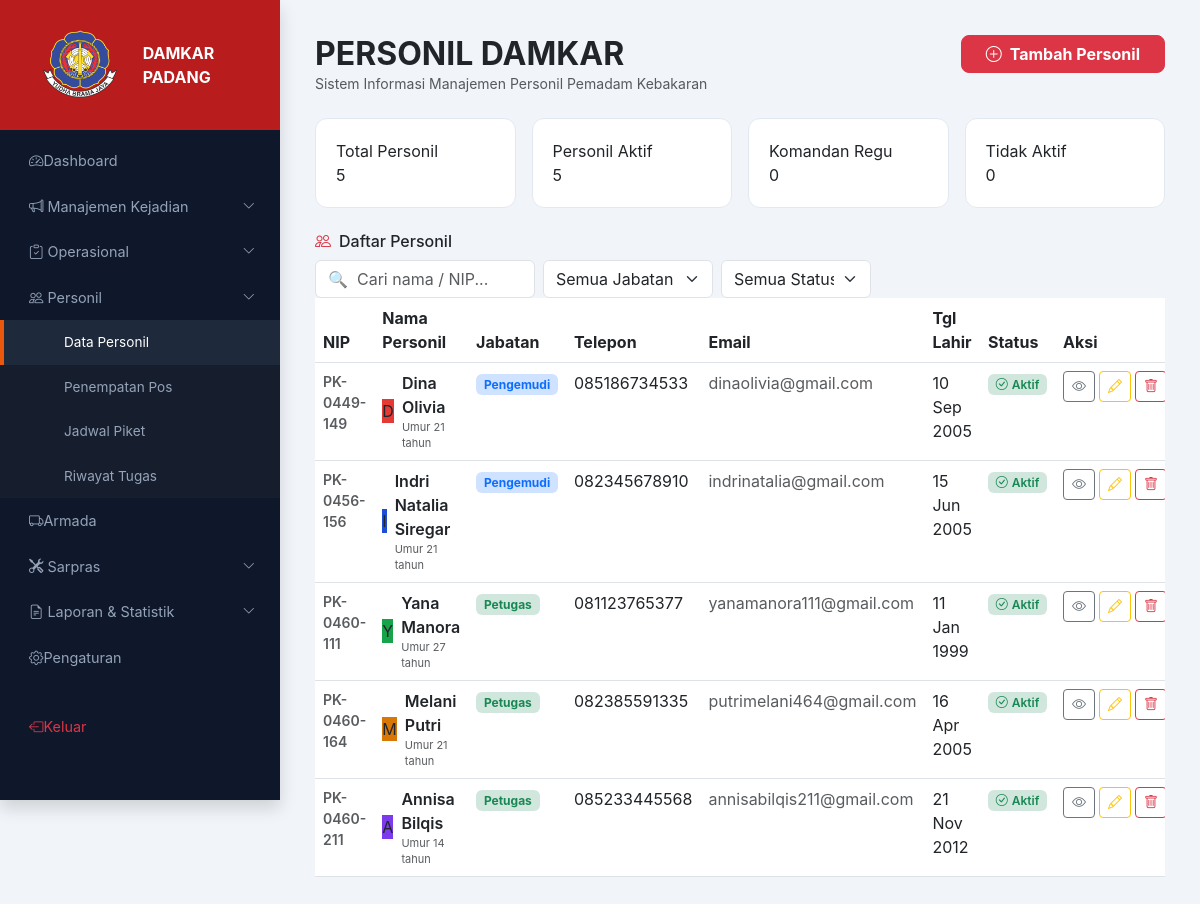
The app's page /pages/melani/personil.php with its own data.
### tables this page shows
CREATE TABLE `tbl_daftar` (
  `id` int NOT NULL,
  `nip` varchar(20) NOT NULL,
  `nama_personil` varchar(100) NOT NULL,
  `jabatan` varchar(50) NOT NULL,
  `telepon` varchar(20) NOT NULL,
  `email` varchar(50) NOT NULL,
  `tanggal_lahir` date NOT NULL,
  `status` varchar(20) NOT NULL
);

### pages/melani/personil.php (the view, shortened to what this page needs)
<?php
include '../../config/koneksi.php';
?>
<!DOCTYPE html>
<html lang="id">
<head>
    <link href="https://cdn.jsdelivr.net/npm/bootstrap@5.3.0/dist/css/bootstrap.min.css" rel="stylesheet">
    <link rel="stylesheet" href="https://cdn.jsdelivr.net/npm/bootstrap-icons@1.11.0/font/bootstrap-icons.css">
    <link rel="stylesheet" href="../../assets/css/style.css">
</head>
<body>
    <div id="sidebar" class="shadow">
        <div class="sidebar-header">
            <img src="/MAGANG/Magang_Damkar/assets/img/logo_damkar.png" alt="Logo" width="140" height="80">
            <span class="fw-bold ms-2">DAMKAR PADANG</span>
        </div>
        <div class="sidebar-content">
            <div class="nav flex-column mt-2">
                <a href="../../index.php"><i class="bi bi-speedometer2"></i> Dashboard</a>
                <a href="#menuManajemenKejadian" data-bs-toggle="collapse" class="d-flex justify-content-between align-items-center">
                    <span><i class="bi bi-megaphone"></i> Manajemen Kejadian</span>
                    <i class="bi bi-chevron-down small"></i>
                </a>
                <a href="#menuOperasional" data-bs-toggle="collapse" class="d-flex justify-content-between align-items-center">
                    <span><i class="bi bi-clipboard-check"></i> Operasional</span>
                    <i class="bi bi-chevron-down small"></i>
                </a>
                <a href="#menuPersonil" data-bs-toggle="collapse" class="d-flex justify-content-between align-items-center">
                    <span><i class="bi bi-people"></i> Personil</span>
                    <i class="bi bi-chevron-down small"></i>
                </a>
                <div class="collapse sub-menu show" id="menuPersonil">
                    <a href="personil.php" class="active">Data Personil</a>
                    <a href="penempatan_pos.php">Penempatan Pos</a>
                    <a href="jadwal_piket.php">Jadwal Piket</a>
                    <a href="riwayat_tugas.php">Riwayat Tugas</a>
                </div>
                <a href="../armada.php"><i class="bi bi-truck"></i> Armada</a>
                <a href="#menuSarpras" data-bs-toggle="collapse" class="d-flex justify-content-between align-items-center">
                    <span><i class="bi bi-tools"></i> Sarpras</span>
                    <i class="bi bi-chevron-down small"></i>
                </a>
               <a href="#menuLaporan" data-bs-toggle="collapse" class="d-flex justify-content-between align-items-center">
                    <span><i class="bi bi-file-earmark-text"></i> Laporan & Statistik</span>
                    <i class="bi bi-chevron-down small"></i>
                </a>
                <a href="../pengaturan.php"><i class="bi bi-gear"></i> Pengaturan</a>
                <a href="../../logout.php" class="mt-4 text-danger"><i class="bi bi-box-arrow-left"></i> Keluar</a>
            </div>
        </div>
    </div>
    <div id="main-content">
        <div class="d-flex justify-content-between align-items-start mb-4">
            <div>
                <h2 class="fw-bold m-0 text-uppercase">PERSONIL DAMKAR</h2>
                <div class="text-muted small">Sistem Informasi Manajemen Personil Pemadam Kebakaran</div>
            </div>
            <button class="btn btn-danger fw-bold px-4 rounded-3" data-bs-toggle="modal" data-bs-target="#modalTambah">
                <i class="bi bi-plus-circle me-2"></i>Tambah Personil
            </button>
        </div>
        <div class="row g-3 mb-4">
            <div class="col-md-3 col-6">
                <div class="stat-card">
                    <div class="stat-label">Total Personil</div>
                    <div class="stat-value">
                        <?php
                        $r = mysqli_query($conn, "SELECT COUNT(*) as c FROM tbl_daftar");
                        echo ($r ? mysqli_fetch_assoc($r)['c'] : 0);
                        ?>
                    </div>
                </div>
            </div>
            <div class="col-md-3 col-6">
                <div class="stat-card">
                    <div class="stat-label">Personil Aktif</div>
                    <div class="stat-value">
                        <?php
                        $r = mysqli_query($conn, "SELECT COUNT(*) as c FROM tbl_daftar WHERE status='Aktif'");
                        echo ($r ? mysqli_fetch_assoc($r)['c'] : 0);
                        ?>
                    </div>
                </div>
            </div>
            <div class="col-md-3 col-6">
                <div class="stat-card">
                    <div class="stat-label">Komandan Regu</div>
                    <div class="stat-value">
                        <?php
                        $r = mysqli_query($conn, "SELECT COUNT(*) as c FROM tbl_daftar WHERE jabatan='Komandan Regu'");
                        echo ($r ? mysqli_fetch_assoc($r)['c'] : 0);
                        ?>
                    </div>
                </div>
            </div>
            <div class="col-md-3 col-6">
                <div class="stat-card">
                    <div class="stat-label">Tidak Aktif</div>
                    <div class="stat-value">
                        <?php
                        $r = mysqli_query($conn, "SELECT COUNT(*) as c FROM tbl_daftar WHERE status='Tidak Aktif'");
                        echo ($r ? mysqli_fetch_assoc($r)['c'] : 0);
                        ?>
                    </div>
                </div>
            </div>
        </div>
        <div class="main-card">
            <div class="main-card-header">
                <h6><i class="bi bi-people me-2 text-danger"></i>Daftar Personil</h6>
                <div class="d-flex gap-2 filter-bar flex-wrap">
                    <input type="text" id="searchInput" class="form-control" style="width:220px" placeholder="🔍  Cari nama / NIP...">
                    <select id="filterJabatan" class="form-select" style="width:170px">
                        <option value="">Semua Jabatan</option>
                    </select>
                    <select id="filterStatus" class="form-select" style="width:150px">
                        <option value="">Semua Status</option>
                    </select>
                </div>
            </div>
            <div class="main-card-body p-0">
                <div class="table-responsive">
                    <table class="table mb-0" id="tabelPersonil">
                        <thead>
                            <tr>
                                <th>NIP</th>
                                <th>Nama Personil</th>
                                <th>Jabatan</th>
                                <th>Telepon</th>
                                <th>Email</th>
                                <th>Tgl Lahir</th>
                                <th>Status</th>
                                <th>Aksi</th>
                            </tr>
                        </thead>
                        <tbody>
                        <?php
                        $colors = ['#e53935','#1d4ed8','#16a34a','#d97706','#7c3aed','#0891b2','#db2777'];
                        $badge_map = [
                            'Komandan Regu' => ['bg-danger-subtle',   'text-danger'],
                            'Pengemudi'     => ['bg-primary-subtle',  'text-primary'],
                            'Petugas'       => ['bg-success-subtle',  'text-success'],
                        ];
                        $result = mysqli_query($conn, "SELECT * FROM tbl_daftar ORDER BY nip ASC");
                        if ($result && mysqli_num_rows($result) > 0):
                            $i = 0;
                            while ($row = mysqli_fetch_assoc($result)):
                                $nama_personil = !empty($row['nama_personil']) ? $row['nama_personil'] : (!empty($row['nama']) ? $row['nama'] : 'Tanpa Nama');
                                $inisial   = strtoupper(substr($nama_personil, 0, 1));
                                $warna     = $colors[$i % count($colors)];
                                $tgl       = ($row['tanggal_lahir'] != '0000-00-00' && !empty($row['tanggal_lahir'])) ? date('d M Y', strtotime($row['tanggal_lahir'])) : '-';
                                $umur      = ($row['tanggal_lahir'] != '0000-00-00' && !empty($row['tanggal_lahir'])) ? date('Y') - date('Y', strtotime($row['tanggal_lahir'])) : '-';
                                [$bg, $tc] = $badge_map[$row['jabatan']] ?? ['bg-secondary-subtle', 'text-secondary'];
                                $i++;
                        ?>
                            <tr>
                                <td class="fw-semibold text-muted small"><?= htmlspecialchars($row['nip']) ?></td>
                                <td>
                                    <div class="d-flex align-items-center gap-2">
                                        <div class="avatar-circle" style="background:<?= $warna ?>">
                                            <?= $inisial; ?>
                                        </div>
                                        <div>
                                            <div class="fw-semibold text-dark"><?= htmlspecialchars($nama_personil) ?></div>
                                            <div class="text-muted" style="font-size:11px">
                                                Umur <?= $umur ?> tahun
                                            </div>
                                        </div>
                                    </div>
                                </td>
                                <td>
                                    <span class="badge badge-jabatan <?= $bg ?> <?= $tc ?>">
                                        <?= htmlspecialchars($row['jabatan']) ?>
                                    </span>
                                </td>
                                <td><?= htmlspecialchars($row['telepon']) ?></td>
                                <td class="text-muted"><?= htmlspecialchars($row['email']) ?></td>
                                <td><?= $tgl ?></td>
                                <td>
                                    <?php if ($row['status'] === 'Aktif'): ?>
                                        <span class="badge bg-success-subtle text-success fw-semibold">
                                            <i class="bi bi-check-circle me-1"></i>Aktif
                                        </span>
                                    <?php else: ?>
                                        <span class="badge bg-secondary-subtle text-secondary fw-semibold">
                                            <i class="bi bi-dash-circle me-1"></i>Tidak Aktif
                                        </span>
                                    <?php endif; ?>
                                </td>
                                <td>
                                    <div class="d-flex gap-1">
                                        <a href="detail.php?menu=tbl_daftar&id=<?= $row['id'] ?>" class="btn btn-sm btn-outline-secondary" title="Detail">
                                            <i class="bi bi-eye"></i>
                                        </a>
                                        <a href="edit.php?menu=tbl_daftar&id=<?= $row['id'] ?>" class="btn btn-sm btn-outline-warning" title="Edit">
                                            <i class="bi bi-pencil"></i>
                                        </a>
                                        <a href="hapus.php?menu=tbl_daftar&id=<?= $row['id'] ?>" class="btn btn-sm btn-outline-danger" title="Hapus" onclick="return confirm('Apakah Anda yakin ingin menghapus data <?= htmlspecialchars($nama_personil) ?>?')">
                                            <i class="bi bi-trash"></i>
                                        </a>
                                    </div>
                                </td>
                            </tr>
                        <?php
                            endwhile;
                        endif; ?>
                        </tbody>
                    </table>
                </div>
            </div>
        </div>
    </div>
</body>
</html>

### assets/css/style.css (style rules this page uses)
:root { --fire-red: #b91c1c; --fire-orange: #ea580c; --dark-sidebar: #0f172a; --sidebar-text: #94a3b8; --bg-light: #f1f5f9; --purple-primary: #3f37c9; --white: #ffffff; --text-dark: #1e293b; --text-muted: #64748b; }
* { font-family: "Inter", sans-serif; }
body { background-color: var(--bg-light); margin: 0; display: flex; min-height: 100vh; }
#sidebar { width: 280px; height: 100vh; position: fixed; left: 0; top: 0; background-color: var(--dark-sidebar); display: flex; flex-direction: column; z-index: 1000; }
#main-content { margin-left: 280px; padding: 35px; width: calc(100% - 280px); transition: all 0.3s; }
.sidebar-header { padding: 25px; background-color: var(--fire-red); color: var(--white); display: flex; align-items: center; }
.sidebar-content { flex-grow: 1; overflow-y: auto; }
#sidebar a { color: var(--sidebar-text); text-decoration: none; padding: 12px 25px; display: flex; align-items: center; font-size: 0.9rem; border-left: 4px solid transparent; transition: 0.3s; }
#sidebar a:hover, #sidebar a.active { background-color: #1e293b; color: var(--white); border-left: 4px solid var(--fire-orange); }
.sub-menu { background-color: #161e2e; }
.sub-menu a { padding-left: 60px !important; font-size: 0.85rem !important; }
.stat-card { background: var(--white); padding: 20px; border-radius: 12px; border: 1px solid #e2e8f0; transition: transform 0.2s; }

### records on screen
tbl_daftar: nip "PK-0449-149", nama_personil "D", nama_personil "Dina Olivia", tanggal_lahir "21", jabatan "Pengemudi", telepon "085186734533", email "dinaolivia@gmail.com", tanggal_lahir "10 Sep 2005", status "Aktif" (drawn)
tbl_daftar: nip "PK-0456-156", nama_personil "I", nama_personil "Indri Natalia Siregar", tanggal_lahir "21", jabatan "Pengemudi", telepon "082345678910", email "indrinatalia@gmail.com", tanggal_lahir "15 Jun 2005", status "Aktif" (drawn)
tbl_daftar: nip "PK-0460-111", nama_personil "Y", nama_personil "Yana Manora", tanggal_lahir "27", jabatan "Petugas", telepon "081123765377", email "yanamanora111@gmail.com", tanggal_lahir "11 Jan 1999", status "Aktif" (drawn)
tbl_daftar: nip "PK-0460-164", nama_personil "M", nama_personil "Melani Putri", tanggal_lahir "21", jabatan "Petugas", telepon "082385591335", email "putrimelani464@gmail.com", tanggal_lahir "16 Apr 2005", status "Aktif" (drawn)
tbl_daftar: nip "PK-0460-211", nama_personil "A", nama_personil "Annisa Bilqis", tanggal_lahir "14", jabatan "Petugas", telepon "085233445568", email "annisabilqis211@gmail.com", tanggal_lahir "21 Nov 2012", status "Aktif" (drawn)

### other values on screen
mysqli_fetch_assoc($r)['c'] "5"
mysqli_fetch_assoc($r)['c'] "0"
